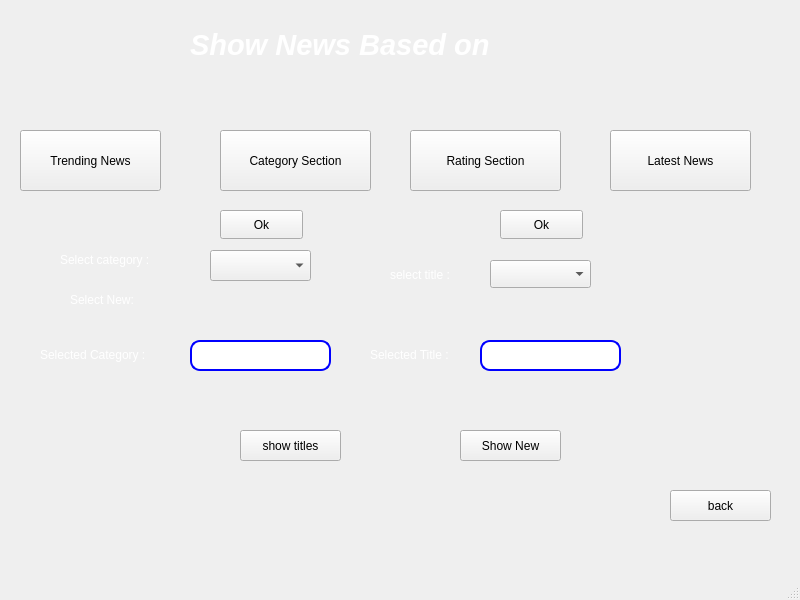
<?xml version="1.0" encoding="UTF-8"?>
<ui version="4.0">
 <class>Newsbasedon</class>
 <widget class="QMainWindow" name="Newsbasedon">
  <property name="geometry">
   <rect>
    <x>0</x>
    <y>0</y>
    <width>800</width>
    <height>600</height>
   </rect>
  </property>
  <property name="windowTitle">
   <string>MainWindow</string>
  </property>
  <widget class="QWidget" name="centralwidget">
   <widget class="QLabel" name="label">
    <property name="geometry">
     <rect>
      <x>-50</x>
      <y>-70</y>
      <width>871</width>
      <height>681</height>
     </rect>
    </property>
    <property name="styleSheet">
     <string notr="true">image: url(:/build/Desktop_Qt_6_7_0_MinGW_64_bit-Debug/Photos/realistic-news-studio-background_23-2149985600.png);</string>
    </property>
    <property name="text">
     <string/>
    </property>
   </widget>
   <widget class="QLabel" name="label_2">
    <property name="geometry">
     <rect>
      <x>190</x>
      <y>20</y>
      <width>401</width>
      <height>51</height>
     </rect>
    </property>
    <property name="text">
     <string>&lt;html&gt;&lt;head/&gt;&lt;body&gt;&lt;p&gt;&lt;span style=&quot; font-size:22pt; font-weight:700; font-style:italic; color:#ffffff;&quot;&gt;Show News Based on&lt;/span&gt;&lt;/p&gt;&lt;/body&gt;&lt;/html&gt;</string>
    </property>
   </widget>
   <widget class="QLabel" name="label_4">
    <property name="geometry">
     <rect>
      <x>70</x>
      <y>280</y>
      <width>161</width>
      <height>41</height>
     </rect>
    </property>
    <property name="text">
     <string>&lt;font color =white&gt;Select New:</string>
    </property>
   </widget>
   <widget class="QLabel" name="label_3">
    <property name="geometry">
     <rect>
      <x>390</x>
      <y>260</y>
      <width>91</width>
      <height>31</height>
     </rect>
    </property>
    <property name="text">
     <string>&lt;font color =white&gt;select title  :</string>
    </property>
   </widget>
   <widget class="QPushButton" name="pushButton_Category">
    <property name="geometry">
     <rect>
      <x>220</x>
      <y>130</y>
      <width>151</width>
      <height>61</height>
     </rect>
    </property>
    <property name="text">
     <string>Category Section</string>
    </property>
   </widget>
   <widget class="QPushButton" name="pushButton_showNew">
    <property name="geometry">
     <rect>
      <x>460</x>
      <y>430</y>
      <width>101</width>
      <height>31</height>
     </rect>
    </property>
    <property name="text">
     <string>Show New</string>
    </property>
   </widget>
   <widget class="QPushButton" name="pushButton_descendingRate">
    <property name="geometry">
     <rect>
      <x>410</x>
      <y>130</y>
      <width>151</width>
      <height>61</height>
     </rect>
    </property>
    <property name="text">
     <string>Rating Section</string>
    </property>
   </widget>
   <widget class="QLabel" name="label_5">
    <property name="geometry">
     <rect>
      <x>40</x>
      <y>340</y>
      <width>141</width>
      <height>31</height>
     </rect>
    </property>
    <property name="text">
     <string>&lt;font color =white&gt;Selected Category :</string>
    </property>
   </widget>
   <widget class="QComboBox" name="comboBox">
    <property name="geometry">
     <rect>
      <x>490</x>
      <y>260</y>
      <width>101</width>
      <height>28</height>
     </rect>
    </property>
   </widget>
   <widget class="QPushButton" name="pushButton_back">
    <property name="geometry">
     <rect>
      <x>670</x>
      <y>490</y>
      <width>101</width>
      <height>31</height>
     </rect>
    </property>
    <property name="text">
     <string>back</string>
    </property>
   </widget>
   <widget class="QPushButton" name="pushButton_Rate">
    <property name="geometry">
     <rect>
      <x>20</x>
      <y>130</y>
      <width>141</width>
      <height>61</height>
     </rect>
    </property>
    <property name="text">
     <string>Trending News</string>
    </property>
   </widget>
   <widget class="QLineEdit" name="lineEdit">
    <property name="enabled">
     <bool>false</bool>
    </property>
    <property name="geometry">
     <rect>
      <x>190</x>
      <y>340</y>
      <width>141</width>
      <height>31</height>
     </rect>
    </property>
    <property name="styleSheet">
     <string notr="true">border-radius: 10px;
border-style: solid;
    border-width: 2px;
border-color: blue;</string>
    </property>
   </widget>
   <widget class="QPushButton" name="pushButton_showTitle">
    <property name="geometry">
     <rect>
      <x>240</x>
      <y>430</y>
      <width>101</width>
      <height>31</height>
     </rect>
    </property>
    <property name="text">
     <string>show titles</string>
    </property>
   </widget>
   <widget class="QComboBox" name="CaegoryList">
    <property name="geometry">
     <rect>
      <x>210</x>
      <y>250</y>
      <width>101</width>
      <height>31</height>
     </rect>
    </property>
    <item>
     <property name="text">
      <string/>
     </property>
    </item>
    <item>
     <property name="text">
      <string/>
     </property>
    </item>
   </widget>
   <widget class="QPushButton" name="pushButton">
    <property name="geometry">
     <rect>
      <x>220</x>
      <y>210</y>
      <width>83</width>
      <height>29</height>
     </rect>
    </property>
    <property name="text">
     <string>Ok</string>
    </property>
   </widget>
   <widget class="QPushButton" name="pushButton_Time">
    <property name="geometry">
     <rect>
      <x>610</x>
      <y>130</y>
      <width>141</width>
      <height>61</height>
     </rect>
    </property>
    <property name="text">
     <string>Latest News</string>
    </property>
   </widget>
   <widget class="QPushButton" name="pushButton_2">
    <property name="geometry">
     <rect>
      <x>500</x>
      <y>210</y>
      <width>83</width>
      <height>29</height>
     </rect>
    </property>
    <property name="text">
     <string>Ok</string>
    </property>
   </widget>
   <widget class="QLabel" name="label_6">
    <property name="geometry">
     <rect>
      <x>60</x>
      <y>240</y>
      <width>131</width>
      <height>41</height>
     </rect>
    </property>
    <property name="text">
     <string>&lt;font color =white&gt;Select category :</string>
    </property>
   </widget>
   <widget class="QLineEdit" name="lineEdit_2">
    <property name="enabled">
     <bool>false</bool>
    </property>
    <property name="geometry">
     <rect>
      <x>480</x>
      <y>340</y>
      <width>141</width>
      <height>31</height>
     </rect>
    </property>
    <property name="styleSheet">
     <string notr="true">border-radius: 10px;
border-style: solid;
    border-width: 2px;
border-color: blue;</string>
    </property>
   </widget>
   <widget class="QLabel" name="label_7">
    <property name="geometry">
     <rect>
      <x>370</x>
      <y>340</y>
      <width>141</width>
      <height>31</height>
     </rect>
    </property>
    <property name="text">
     <string>&lt;font color =white&gt;Selected Title :</string>
    </property>
   </widget>
  </widget>
  <widget class="QMenuBar" name="menubar">
   <property name="geometry">
    <rect>
     <x>0</x>
     <y>0</y>
     <width>800</width>
     <height>25</height>
    </rect>
   </property>
  </widget>
  <widget class="QStatusBar" name="statusbar"/>
 </widget>
 <resources/>
 <connections/>
</ui>
